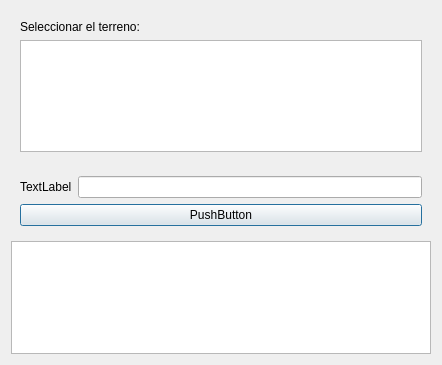
<?xml version="1.0" encoding="UTF-8"?>
<ui version="4.0">
 <class>formModule</class>
 <widget class="QDialog" name="formModule">
  <property name="geometry">
   <rect>
    <x>0</x>
    <y>0</y>
    <width>442</width>
    <height>365</height>
   </rect>
  </property>
  <property name="windowTitle">
   <string>Create Surface</string>
  </property>
  <layout class="QVBoxLayout" name="verticalLayout_2">
   <item>
    <widget class="QWidget" name="widget" native="true">
     <layout class="QVBoxLayout" name="verticalLayout">
      <item>
       <widget class="QLabel" name="label">
        <property name="text">
         <string>Seleccionar el terreno:</string>
        </property>
       </widget>
      </item>
      <item>
       <widget class="QListView" name="listView"/>
      </item>
     </layout>
    </widget>
   </item>
   <item>
    <widget class="QWidget" name="widget_2" native="true">
     <layout class="QGridLayout" name="gridLayout">
      <item row="0" column="0">
       <widget class="QLabel" name="label_2">
        <property name="text">
         <string>TextLabel</string>
        </property>
       </widget>
      </item>
      <item row="0" column="1">
       <widget class="QLineEdit" name="lineEdit"/>
      </item>
      <item row="1" column="0" colspan="2">
       <widget class="QPushButton" name="pushButton">
        <property name="text">
         <string>PushButton</string>
        </property>
       </widget>
      </item>
     </layout>
    </widget>
   </item>
   <item>
    <widget class="QTableView" name="tableView"/>
   </item>
  </layout>
 </widget>
 <resources/>
 <connections/>
</ui>
